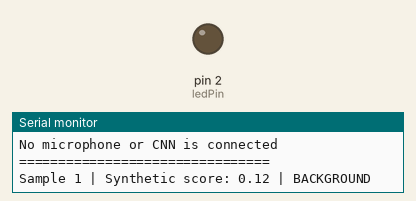
Simulated run of this sketch. Board: Arduino Uno, built with avr-gcc and run on an emulated ATmega328P. Shown: output pins drawn as LEDs (lit = HIGH), the last lines printed to the serial monitor.

Above: at 2.0 s.
At 11.0 s:
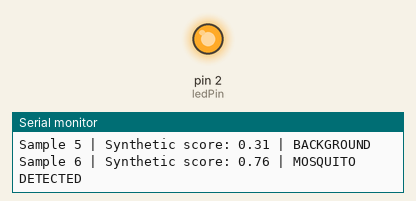
Timing chart, 0 to 15.6 s (numbered marks = the images above):
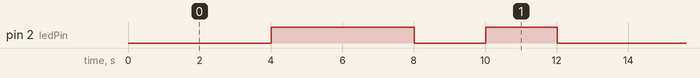

The sketch:

sketch.ino
```cpp
#include <Arduino.h>

// Edge-AI Mosquito Call Classifier
// Wokwi demonstration using synthetic test data.
// This is NOT a trained CNN or real microphone input.

const int ledPin = 2;
const float threshold = 0.65;

// Synthetic mosquito-likelihood scores.
// These are demonstration values, not model predictions.
float testScores[] = {0.12, 0.24, 0.81, 0.93, 0.31, 0.76};
const int testCount = sizeof(testScores) / sizeof(testScores[0]);

int currentSample = 0;

void setup() {
  Serial.begin(115200);
  pinMode(ledPin, OUTPUT);
  digitalWrite(ledPin, LOW);

  Serial.println("================================");
  Serial.println("EDGE-AI MOSQUITO CLASSIFIER");
  Serial.println("ESP32 / Wokwi Simulation");
  Serial.println("Mode: SYNTHETIC TEST DATA");
  Serial.println("No microphone or CNN is connected");
  Serial.println("================================");
}

void loop() {
  float score = testScores[currentSample];
  bool mosquitoDetected = score >= threshold;

  Serial.print("Sample ");
  Serial.print(currentSample + 1);
  Serial.print(" | Synthetic score: ");
  Serial.print(score, 2);

  if (mosquitoDetected) {
    Serial.println(" | MOSQUITO DETECTED");
    digitalWrite(ledPin, HIGH);
  } else {
    Serial.println(" | BACKGROUND");
    digitalWrite(ledPin, LOW);
  }

  currentSample = (currentSample + 1) % testCount;
  delay(2000);
}
```

Measured:
- by itself, pin 2 (ledPin): repeats every 12.0 s: LOW 2.0 s, HIGH 2.0 s, LOW 4.0 s, HIGH 4.0 s
- by itself, everything shown: repeats every 12.0 s, in 4 steps
